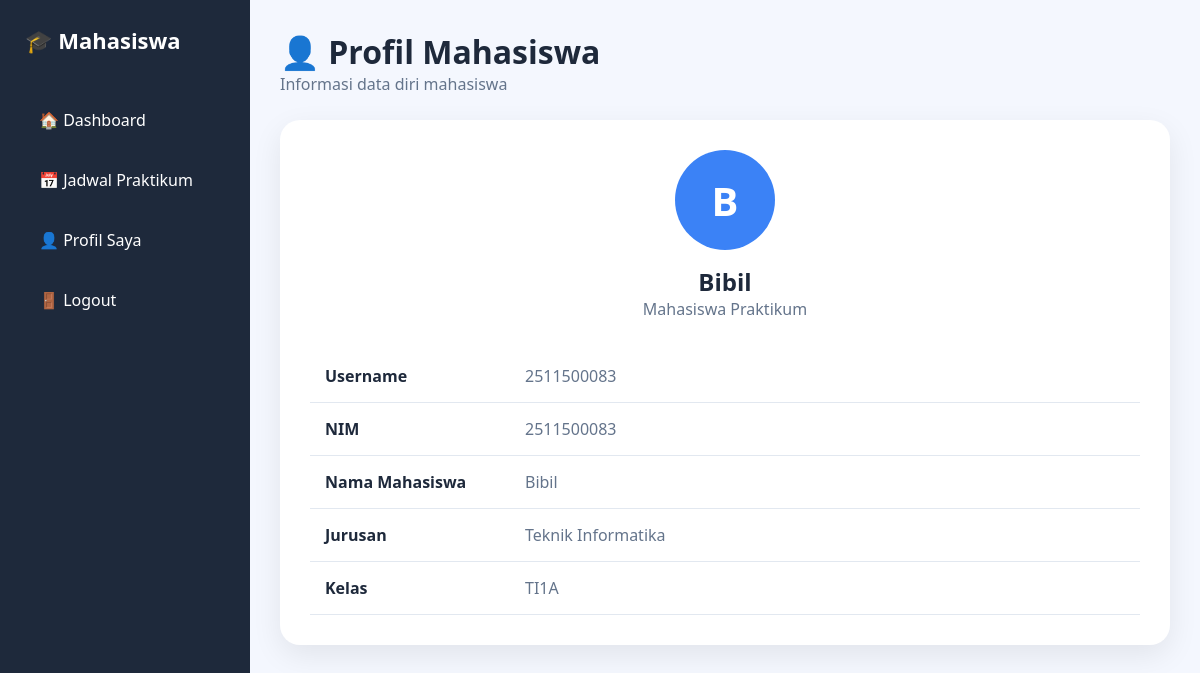
Screenshot of /mahasiswa/profil.php (signed in) with the database file from the repository.
### tables this page shows
CREATE TABLE `mahasiswa` (
  `nim` varchar(10) NOT NULL,
  `nama_mahasiswa` varchar(100) DEFAULT NULL,
  `jurusan` varchar(50) DEFAULT NULL,
  `id_kelas` int DEFAULT NULL,
  `id_user` int DEFAULT NULL
);

CREATE TABLE `users` (
  `id_user` int NOT NULL,
  `username` varchar(50) DEFAULT NULL,
  `password` varchar(10) DEFAULT NULL,
  `role` enum('admin','asisten','mahasiswa') DEFAULT NULL
);

CREATE TABLE `kelas` (
  `id_kelas` int NOT NULL,
  `nama_kelas` varchar(50) DEFAULT NULL,
  `program_studi` varchar(50) DEFAULT NULL
);

### mahasiswa/profil.php (the view, shortened to what this page needs)
<?php
include "../config/koneksi.php";
$id_user = $_SESSION['id_user'];
$data = mysqli_query($conn,"
SELECT
    mahasiswa.*,
    kelas.nama_kelas,
    users.username
FROM mahasiswa
LEFT JOIN kelas
ON mahasiswa.id_kelas = kelas.id_kelas
LEFT JOIN users
ON mahasiswa.id_user = users.id_user
WHERE mahasiswa.id_user = '$id_user'
");
$mhs = mysqli_fetch_assoc($data);
?>
<!DOCTYPE html>
<html lang="id">
<head>
</head>
<body>
<div class="sidebar">
    <div class="logo">
        🎓 Mahasiswa
    </div>
    <div class="menu">
        <a href="dashboard.php">
            🏠 Dashboard
        </a>
        <a href="jadwal.php">
            📅 Jadwal Praktikum
        </a>
        <a href="profil.php">
            👤 Profil Saya
        </a>
        <a href="../auth/logout.php">
            🚪 Logout
        </a>
    </div>
</div>
<div class="main">
    <div class="header">
        <h1>👤 Profil Mahasiswa</h1>
        <p>Informasi data diri mahasiswa</p>
    </div>
    <div class="profile-card">
        <div class="profile-header">
            <div class="avatar">
                <?= strtoupper(substr($mhs['nama_mahasiswa'],0,1)); ?>
            </div>
            <h2><?= $mhs['nama_mahasiswa']; ?></h2>
            <p>Mahasiswa Praktikum</p>
        </div>
        <table class="info-table">
            <tr>
                <td class="label">Username</td>
                <td class="value"><?= $mhs['username']; ?></td>
            </tr>
            <tr>
                <td class="label">NIM</td>
                <td class="value"><?= $mhs['nim']; ?></td>
            </tr>
            <tr>
                <td class="label">Nama Mahasiswa</td>
                <td class="value"><?= $mhs['nama_mahasiswa']; ?></td>
            </tr>
            <tr>
                <td class="label">Jurusan</td>
                <td class="value"><?= $mhs['jurusan']; ?></td>
            </tr>
            <tr>
                <td class="label">Kelas</td>
                <td class="value"><?= $mhs['nama_kelas']; ?></td>
            </tr>
        </table>
    </div>
</div>
</body>
</html>

### mahasiswa/profil.php (style rules this page uses)
* { margin:0; padding:0; box-sizing:border-box; font-family:'Segoe UI',sans-serif; }
body { background:#f4f7fe; }
.sidebar { position:fixed; left:0; top:0; width:250px; height:100%; background:#1e293b; padding:25px; }
.logo { color:white; font-size:22px; font-weight:bold; margin-bottom:40px; }
.menu a { display:block; padding:14px; margin-bottom:10px; color:white; text-decoration:none; border-radius:10px; transition:.3s; }
.main { margin-left:250px; padding:30px; }
.header { margin-bottom:25px; }
.header h1 { color:#1e293b; }
.header p { color:#64748b; }
.profile-card { background:white; border-radius:20px; padding:30px; box-shadow:0 10px 30px rgba(0,0,0,.08); }
.profile-header { text-align:center; margin-bottom:30px; }
.avatar { width:100px; height:100px; border-radius:50%; background:#3b82f6; color:white; display:flex; align-items:center; justify-content:center; font-size:40px; font-weight:bold; margin:auto; margin-bottom:15px; }
.profile-header h2 { color:#1e293b; }
.profile-header p { color:#64748b; }
.info-table { width:100%; border-collapse:collapse; }
.info-table td { padding:15px; border-bottom:1px solid #e2e8f0; }
.label { width:200px; font-weight:600; color:#1e293b; }
.value { color:#64748b; }

### rows the page displays
mahasiswa: nama_mahasiswa "B", nama_mahasiswa "Bibil", id_user.username "2511500083", nim "2511500083", jurusan "Teknik Informatika", id_kelas.nama_kelas "TI1A"
